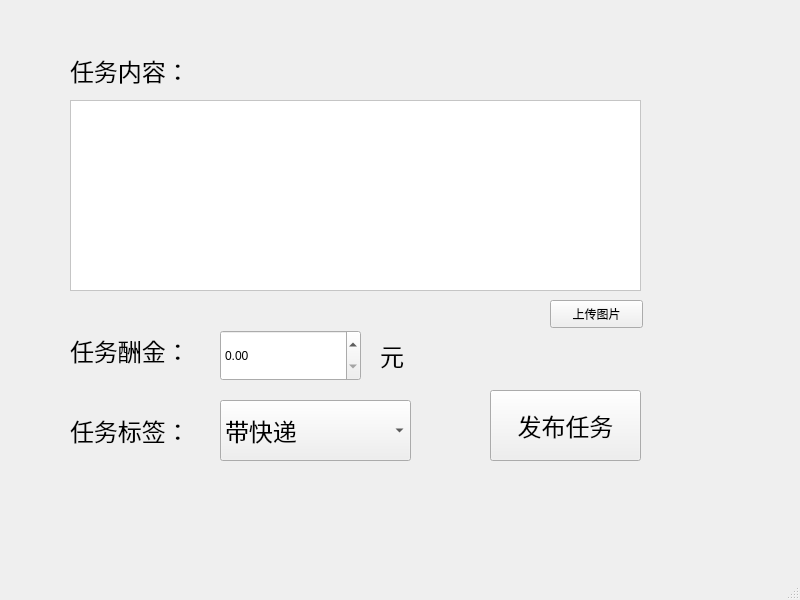
<?xml version="1.0" encoding="UTF-8"?>
<ui version="4.0">
 <class>Publish</class>
 <widget class="QMainWindow" name="Publish">
  <property name="geometry">
   <rect>
    <x>0</x>
    <y>0</y>
    <width>800</width>
    <height>600</height>
   </rect>
  </property>
  <property name="windowTitle">
   <string>MainWindow</string>
  </property>
  <widget class="QWidget" name="centralwidget">
   <widget class="QLabel" name="label_2">
    <property name="geometry">
     <rect>
      <x>70</x>
      <y>320</y>
      <width>141</width>
      <height>61</height>
     </rect>
    </property>
    <property name="font">
     <font>
      <family>Arial</family>
      <pointsize>18</pointsize>
      <weight>50</weight>
      <italic>false</italic>
      <bold>false</bold>
     </font>
    </property>
    <property name="text">
     <string>任务酬金：</string>
    </property>
   </widget>
   <widget class="QLabel" name="label">
    <property name="geometry">
     <rect>
      <x>70</x>
      <y>50</y>
      <width>131</width>
      <height>41</height>
     </rect>
    </property>
    <property name="font">
     <font>
      <family>Arial</family>
      <pointsize>18</pointsize>
      <weight>50</weight>
      <italic>false</italic>
      <bold>false</bold>
     </font>
    </property>
    <property name="text">
     <string>任务内容：</string>
    </property>
   </widget>
   <widget class="QPushButton" name="Publish_2">
    <property name="geometry">
     <rect>
      <x>490</x>
      <y>390</y>
      <width>151</width>
      <height>71</height>
     </rect>
    </property>
    <property name="font">
     <font>
      <family>Arial</family>
      <pointsize>18</pointsize>
      <weight>50</weight>
      <italic>false</italic>
      <bold>false</bold>
     </font>
    </property>
    <property name="text">
     <string>发布任务</string>
    </property>
   </widget>
   <widget class="QPushButton" name="pushButton">
    <property name="geometry">
     <rect>
      <x>550</x>
      <y>300</y>
      <width>93</width>
      <height>28</height>
     </rect>
    </property>
    <property name="font">
     <font>
      <family>Arial</family>
      <pointsize>9</pointsize>
      <weight>50</weight>
      <italic>false</italic>
      <bold>false</bold>
     </font>
    </property>
    <property name="styleSheet">
     <string notr="true">font: 9pt &quot;Arial&quot;;</string>
    </property>
    <property name="text">
     <string>上传图片</string>
    </property>
   </widget>
   <widget class="QDoubleSpinBox" name="doubleSpinBox">
    <property name="geometry">
     <rect>
      <x>220</x>
      <y>330</y>
      <width>141</width>
      <height>51</height>
     </rect>
    </property>
    <property name="toolTip">
     <string>&lt;html&gt;&lt;head/&gt;&lt;body&gt;&lt;p&gt;可选数值为0.00~99.99&lt;/p&gt;&lt;/body&gt;&lt;/html&gt;</string>
    </property>
   </widget>
   <widget class="QTextEdit" name="textEdit">
    <property name="geometry">
     <rect>
      <x>70</x>
      <y>100</y>
      <width>571</width>
      <height>191</height>
     </rect>
    </property>
    <property name="styleSheet">
     <string notr="true">background:rgb(255, 255, 255)</string>
    </property>
   </widget>
   <widget class="QLabel" name="label_3">
    <property name="geometry">
     <rect>
      <x>70</x>
      <y>400</y>
      <width>141</width>
      <height>61</height>
     </rect>
    </property>
    <property name="font">
     <font>
      <family>Arial</family>
      <pointsize>18</pointsize>
      <weight>50</weight>
      <italic>false</italic>
      <bold>false</bold>
     </font>
    </property>
    <property name="text">
     <string>任务标签：</string>
    </property>
   </widget>
   <widget class="QLabel" name="label_4">
    <property name="geometry">
     <rect>
      <x>380</x>
      <y>340</y>
      <width>41</width>
      <height>31</height>
     </rect>
    </property>
    <property name="font">
     <font>
      <family>Arial</family>
      <pointsize>18</pointsize>
      <weight>50</weight>
      <italic>false</italic>
      <bold>false</bold>
     </font>
    </property>
    <property name="text">
     <string>元</string>
    </property>
   </widget>
   <widget class="QComboBox" name="comboBox">
    <property name="geometry">
     <rect>
      <x>220</x>
      <y>400</y>
      <width>191</width>
      <height>61</height>
     </rect>
    </property>
    <property name="sizePolicy">
     <sizepolicy hsizetype="Preferred" vsizetype="Fixed">
      <horstretch>0</horstretch>
      <verstretch>0</verstretch>
     </sizepolicy>
    </property>
    <property name="font">
     <font>
      <family>Arial</family>
      <pointsize>18</pointsize>
      <weight>50</weight>
      <italic>false</italic>
      <bold>false</bold>
     </font>
    </property>
    <property name="styleSheet">
     <string notr="true">font: 18pt &quot;Arial&quot;;</string>
    </property>
    <item>
     <property name="text">
      <string>带快递</string>
     </property>
    </item>
    <item>
     <property name="text">
      <string>带饭</string>
     </property>
    </item>
    <item>
     <property name="text">
      <string>学习资料</string>
     </property>
    </item>
    <item>
     <property name="text">
      <string>其他</string>
     </property>
    </item>
   </widget>
  </widget>
  <widget class="QMenuBar" name="menubar">
   <property name="geometry">
    <rect>
     <x>0</x>
     <y>0</y>
     <width>800</width>
     <height>26</height>
    </rect>
   </property>
  </widget>
  <widget class="QStatusBar" name="statusbar"/>
 </widget>
 <resources/>
 <connections/>
</ui>
